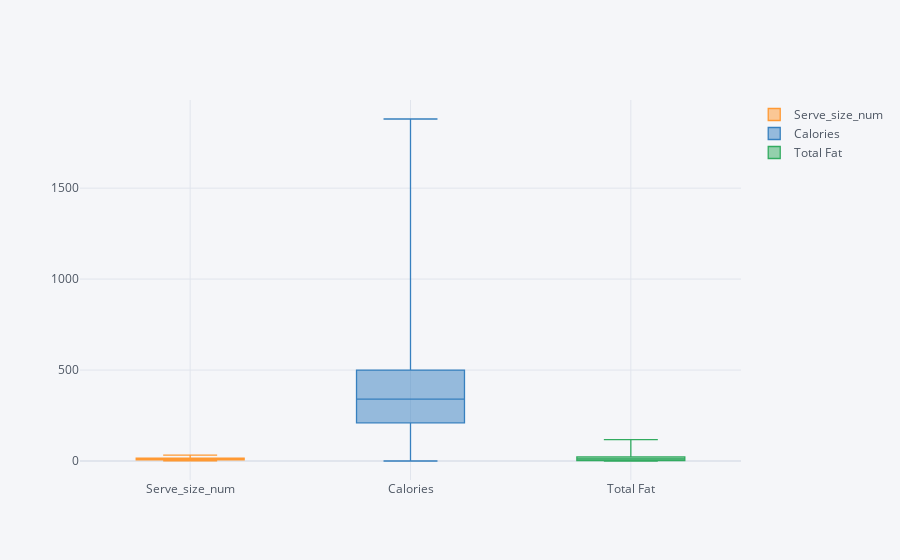

Source (notebook cell):
### Code cell
dfa.iplot(kind='box')

### Figure 1 — Plotly figure (JSON) as saved in the notebook; plotly's stock layout.template omitted (floating-point values rounded to 4 significant figures; data arrays with more than 128 entries replaced by an {"elided": "..."} marker saying what was removed)
{"data": [{"boxpoints": false, "line": {"width": 1.3}, "marker": {"color": "rgba(255, 153, 51, 1.0)"}, "name": "Serve_size_num", "orientation": "v", "type": "box", "y": {"elided": "260 float values"}}, {"boxpoints": false, "line": {"width": 1.3}, "marker": {"color": "rgba(55, 128, 191, 1.0)"}, "name": "Calories", "orientation": "v", "type": "box", "y": {"elided": "260 int values"}}, {"boxpoints": false, "line": {"width": 1.3}, "marker": {"color": "rgba(50, 171, 96, 1.0)"}, "name": "Total Fat", "orientation": "v", "type": "box", "y": {"elided": "260 float values"}}], "layout": {"autosize": true, "legend": {"bgcolor": "#F5F6F9", "font": {"color": "#4D5663"}}, "paper_bgcolor": "#F5F6F9", "plot_bgcolor": "#F5F6F9", "title": {"font": {"color": "#4D5663"}}, "xaxis": {"autorange": true, "gridcolor": "#E1E5ED", "range": [-0.5, 2.5], "showgrid": true, "tickfont": {"color": "#4D5663"}, "title": {"font": {"color": "#4D5663"}, "text": ""}, "type": "category", "zerolinecolor": "#E1E5ED"}, "yaxis": {"autorange": true, "gridcolor": "#E1E5ED", "range": [-104.4, 1984.0], "showgrid": true, "tickfont": {"color": "#4D5663"}, "title": {"font": {"color": "#4D5663"}, "text": ""}, "type": "linear", "zerolinecolor": "#E1E5ED"}}}
